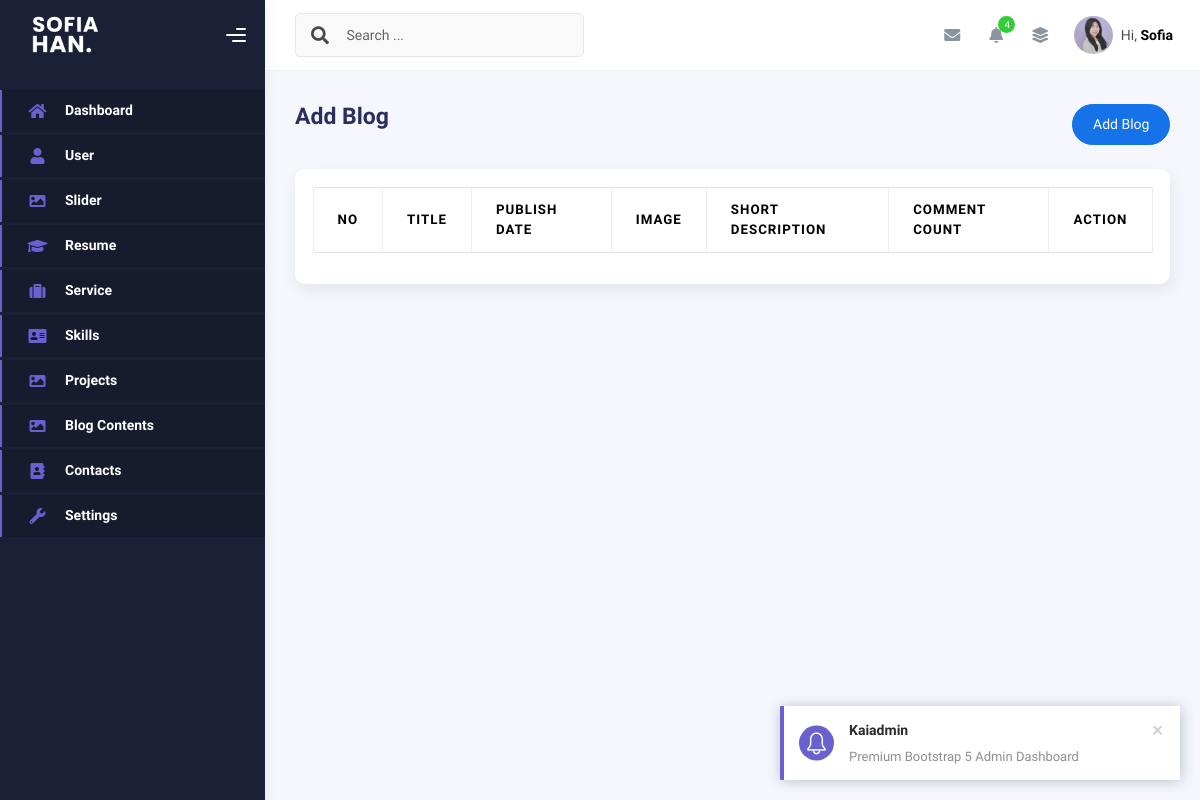
Before: /admin/blog-contents.php with the older database file.
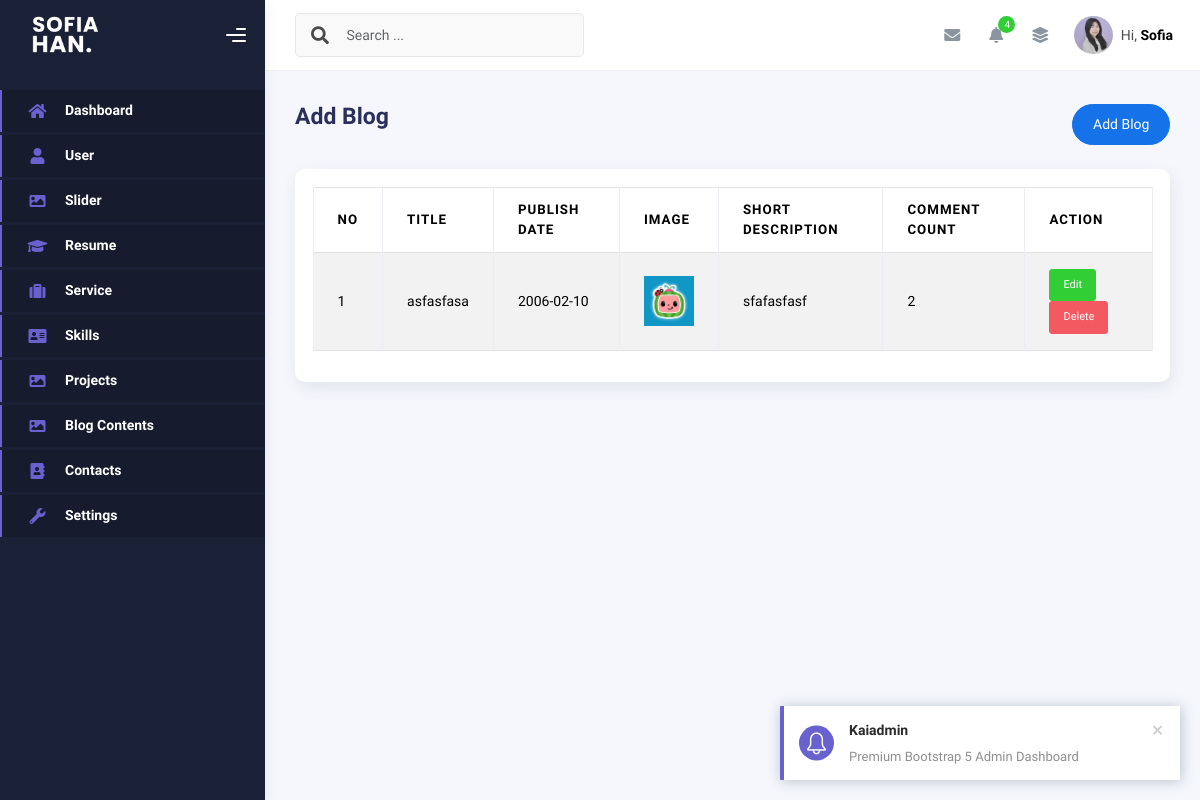
After: the same page with the newer database file.
### admin/blog-contents.php (the view, shortened to what this page needs)
<?php
include "config/koneksi.php";
$query = mysqli_query($conn, "SELECT * FROM `blog-content` ORDER BY id DESC");
$rows = mysqli_fetch_all($query, MYSQLI_ASSOC);
?>
<!DOCTYPE html>
<html lang="en">
<head>
    <?php
    include "inc/css.php";
    ?>
</head>
<body>
    <div class="wrapper">
        <?php
        include "inc/sidebar.php";
        ?>
        <div class="main-panel">
            <div class="main-header">
                <?php
                include "inc/navbar.php";
                ?>
            </div>
            <div class="container">
                <div class="page-inner">
                    <div class="d-flex align-items-left align-items-md-center flex-column flex-md-row pt-2 pb-4">
                        <div>
                            <h3 class="fw-bold mb-3">Add Blog</h3>
                        </div>
                        <div class="ms-md-auto py-2 py-md-0">
                            <a href="create-blog.php" class="btn btn-primary btn-round">Add Blog</a>
                        </div>
                    </div>
                    <div class="row">
                        <div class="col-sm-6 col-md-12">
                            <div class="card">
                                <div class="card-body">
                                    <table class="table table-bordered table-striped">
                                        <thead>
                                            <tr>
                                                <th>No</th>
                                                <th>Title</th>
                                                <th>Publish Date</th>
                                                <th>Image</th>
                                                <th>Short Description</th>
                                                <th>Comment Count</th>
                                                <th>Action</th>
                                            </tr>
                                        </thead>
                                        <?php foreach ($rows as $index => $row): ?>
                                            <tr>
                                                <td><?php echo $index += 1 ?></td>
                                                <td><?php echo $row['title'] ?></td>
                                                <td><?php echo $row['date'] ?></td>
                                                <td> <img src="assets/img/<?php echo $row['image'] ?>" width="50" alt="">
                                                </td>
                                                <td><?php echo $row['short_description'] ?></td>
                                                <td><?php echo $row['comment_count'] ?></td>
                                                <td>
                                                    <a class="btn btn-success btn-sm"
                                                        href="create-blog.php?edit=<?php echo $row['id'] ?>">Edit</a>
                                                    <a onclick="return confirm('Are you sure wanna delete this data?')"
                                                        class=" btn btn-danger btn-sm"
                                                        href="blog-contents.php?delete=<?php echo $row['id'] ?>">Delete</a>
                                                </td>
                                            </tr>
                                        <?php endforeach ?>
                                    </table>
                                </div>
                            </div>
                        </div>
                    </div>
                </div>
            </div>
</body>
</html>

Changed rows visible on the page:
added blog-content: index "1", title "asfasfasa", date "2006-02-10", image (picture), short_description "sfafasfasf", comment_count "2"
